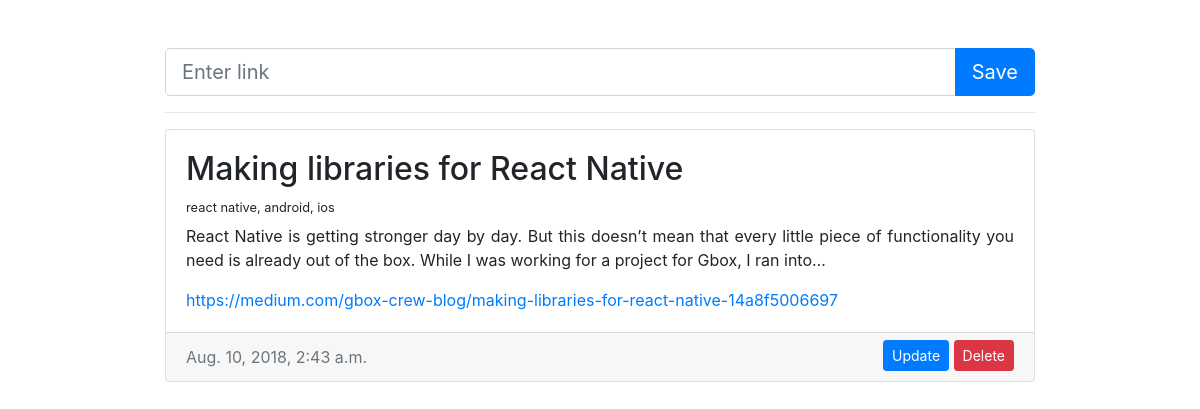
The page / on the database its author committed.
### links/models.py (models this page shows, shortened)
class Link(models.Model):
    title = models.CharField(max_length=256)
    url = models.URLField(unique=True)
    keywords = models.CharField(max_length=2048, null=True, blank=True)
    description = models.CharField(max_length=2048, null=True, blank=True)
    create_date = models.DateTimeField(auto_now_add=True)
    class Meta:
        ordering = ('-create_date',)

### landing/views.py (the view)
# urls.py: path('', views.MainView.as_view(), name='main')
class MainView(generic.CreateView):
    model = Link
    form_class = LinkForm
    template_name = 'landing/main.html'
    success_url = reverse_lazy('landing:main')
    def get_context_data(self, **kwargs):
        context = super().get_context_data(**kwargs)
        context['link_list'] = Link.objects.all()
        return context

### links/forms.py (shortened to what this page needs)
class LinkForm(forms.ModelForm):
    class Meta:
        model = Link
        fields = ('url',)

### landing/templates/landing/main.html (shortened to what this page needs)
{% extends 'base.html' %}
{% block page_body %}
  <div class="row">
    <div class="col-12">
      <form action="" method="post">
        <div class="input-group">
          <input type="url" name="url" class="form-control form-control-lg" placeholder="Enter link">
          <div class="input-group-append">
            <button type="submit" class="btn btn-lg btn-primary">Save</button>
          </div>
        </div>
      </form>
    </div>
  </div>
  <hr>
  <div class="row">
    <div class="col-12">
      {% for link in link_list %}
        <div class="card mb-3">
          <div class="card-body">
            <h2 class="card-title text-truncate">{{ link.title }}</h2>
            <h5 class="small">{{ link.keywords|default_if_none:'' }}</h5>
            <p class="text-justify">
              {{ link.description|default_if_none:'' }}
            </p>
            <div class="text-truncate">
              <a href="{{ link.url }}" class="card-link">{{ link.url }}</a>
            </div>
          </div>
          <div class="card-footer text-muted">
            <div class="float-right">
              <a href="{% url 'links:link_update' link.pk %}" class="btn btn-primary btn-sm"
                 style="margin-top: -10px; margin-bottom: -5px">Update</a>
              <a href="{% url 'links:link_delete' link.pk %}" class="btn btn-danger btn-sm"
                 style="margin-top: -10px; margin-bottom: -5px">Delete</a>
            </div>
            {{ link.create_date }}
          </div>
        </div>
      {% endfor %}
    </div>
  </div>
{% endblock %}

### hyperlinks/templates/base.html (shortened to what this page needs)
<!doctype html>
<html lang="en">
<head>
  <link rel="stylesheet" href="https://stackpath.bootstrapcdn.com/bootstrap/4.1.3/css/bootstrap.min.css"
>
</head>
<body>
<div class="container" style="max-width: 900px; margin-top: 16px">
  {% block page_body %}{% endblock %}
</div>
</body>
</html>

### rows shown on the page
Link: title "Making libraries for React Native", keywords "react native, android, ios", description "React Native is getting stronger day by day. But this doesn’t mean that every little piece of functionality you need is already out of the box. While I was working for a project for Gbox, I ran into…", url "https://medium.com/gbox-crew-blog/making-libraries-for-react-native-14a8f5006697", create_date "Aug. 10, 2018, 2:43 a.m."
